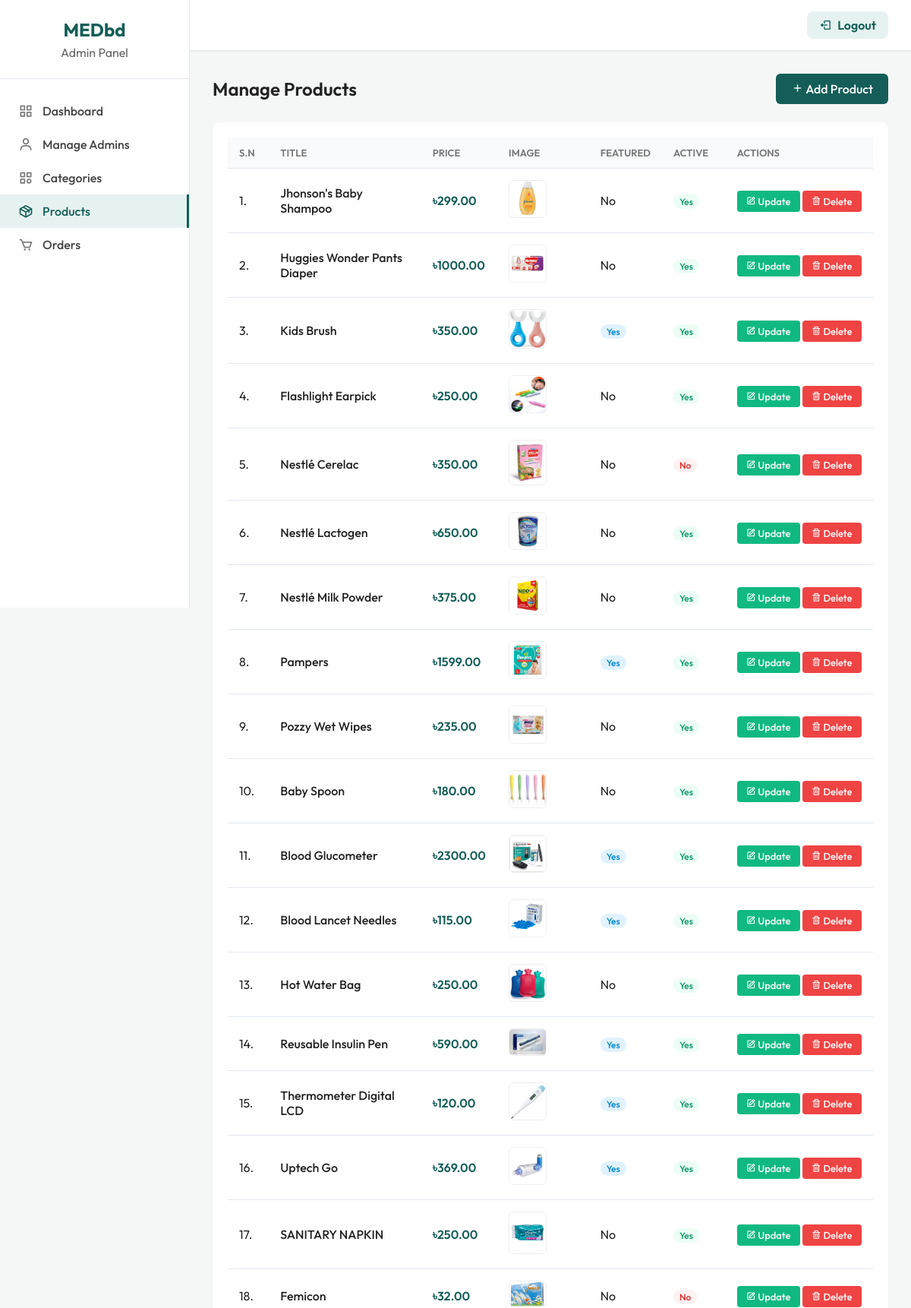
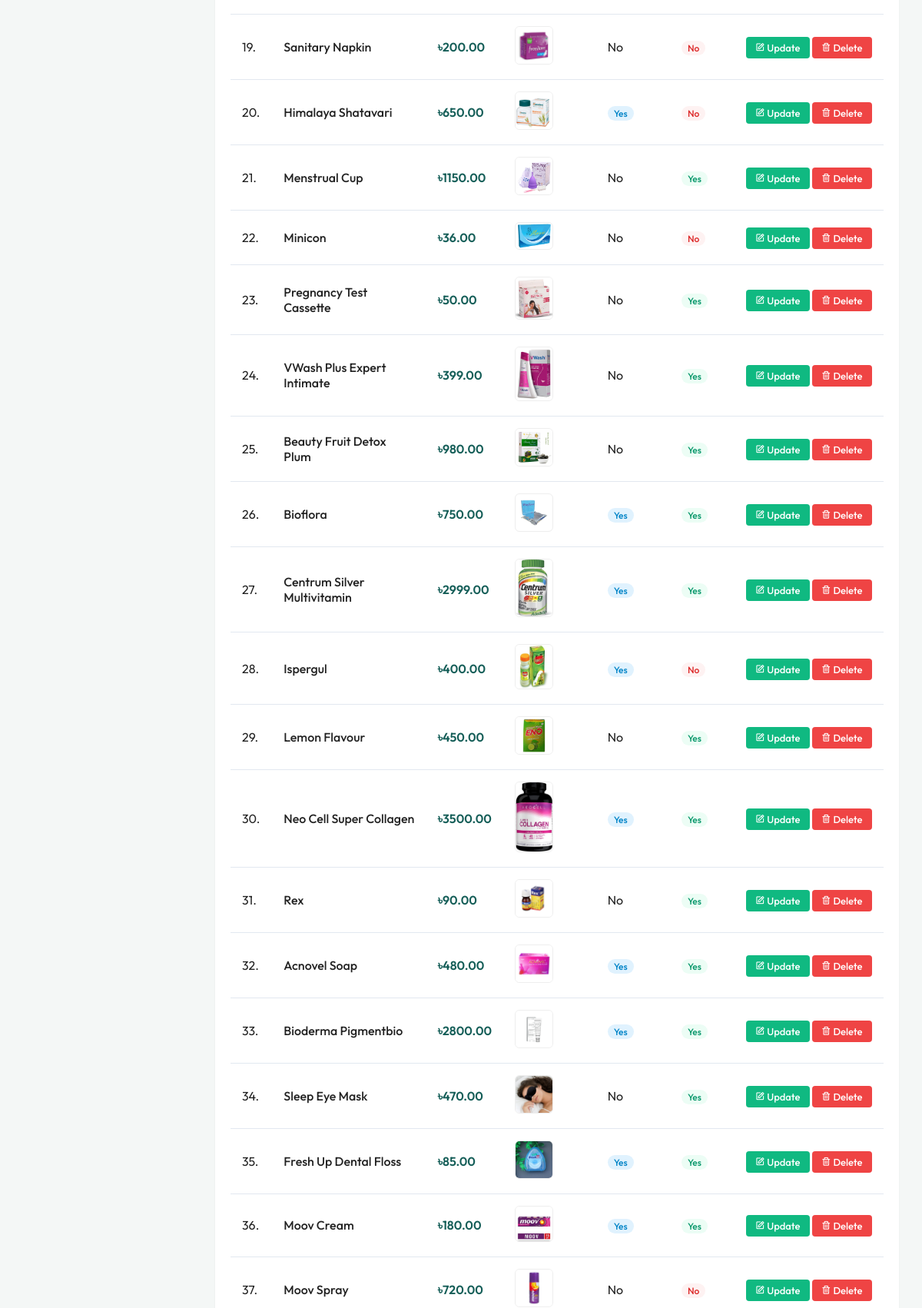
/admin/manage-product.php (signed in, upper part), run on the app's committed database (2 pictures, top to bottom).
### tables this page shows
CREATE TABLE `tbl_product` (
  `id` int(10) UNSIGNED NOT NULL,
  `title` varchar(150) NOT NULL,
  `description` text NOT NULL,
  `price` decimal(10,2) NOT NULL,
  `image_name` varchar(255) NOT NULL,
  `category_id` int(10) UNSIGNED NOT NULL,
  `featured` varchar(10) NOT NULL,
  `active` varchar(10) NOT NULL,
  `requires_prescription` varchar(10) DEFAULT 'No'
);

### admin/manage-product.php (the view, shortened to what this page needs)
<?php include('partials/menu.php') ?>
    <div class="wrapper">
        <div style="display: flex; justify-content: space-between; align-items: center; margin-bottom: 24px;">
            <h1 class="page-title" style="margin-bottom: 0;">Manage Products</h1>
            <a href="<?php echo SITEURL; ?>admin/add-product.php" class="btn-primary"><i class='bx bx-plus'></i> Add Product</a>
        </div>
        <div class="table-container">
            <table class="tbl-full">
                <thead>
                    <tr>
                        <th width="5%">S.N</th>
                        <th width="25%">Title</th>
                        <th width="10%">Price</th>
                        <th width="15%">Image</th>
                        <th width="10%">Featured</th>
                        <th width="10%">Active</th>
                        <th width="25%">Actions</th>
                    </tr>
                </thead>
                <tbody>
                <?php
                    $sql = "SELECT * FROM tbl_product";
                    $res = mysqli_query($conn, $sql);
                    $count = mysqli_num_rows($res);
                    $sn = 1;
                    if($count>0) {
                      while($row=mysqli_fetch_assoc($res)) {
                        $id = $row['id'];
                        $title = $row['title'];
                        $price = $row['price'];
                        $image_name = $row['image_name'];
                        $featured = $row['featured'];
                        $active = $row['active'];
                        ?>
                        <tr>
                            <td><?php echo $sn++;?>.</td>
                            <td style="font-weight: 500;"><?php echo $title;?></td>
                            <td style="font-weight: 600; color: var(--primary);">৳<?php echo $price;?></td>
                            <td>
                                <?php
                                if($image_name == "") {
                                  echo "<span style='color:#999; font-size:13px;'>No Image</span>";
                                } else {
                                ?>
                                <img src="<?php echo SITEURL;?>images/product/<?php echo $image_name;?>" width="50" style="border-radius:6px; border:1px solid #eee;">
                                <?php } ?>
                            </td>
                            <td>
                                <?php if($featured == 'Yes') echo "<span style='background:#e0f2fe; color:#0284c7; padding:2px 8px; border-radius:12px; font-size:12px; font-weight:500;'>Yes</span>"; else echo "No"; ?>
                            </td>
                            <td>
                                <?php if($active == 'Yes') echo "<span style='background:#ecfdf5; color:#059669; padding:2px 8px; border-radius:12px; font-size:12px; font-weight:500;'>Yes</span>"; else echo "<span style='background:#fef2f2; color:#dc2626; padding:2px 8px; border-radius:12px; font-size:12px; font-weight:500;'>No</span>"; ?>
                            </td>
                            <td>
                                <a href="<?php echo SITEURL; ?>admin/update-product.php?id=<?php echo $id; ?>" class="btn-secondary"><i class='bx bx-edit'></i> Update</a>
                                <a href="<?php echo SITEURL; ?>admin/delete-product.php?id=<?php echo $id; ?>&image_name=<?php echo $image_name; ?>" class="btn-danger"><i class='bx bx-trash'></i> Delete</a>
                            </td>
                        </tr>
                        <?php
                      }
                    } else {
                      echo "<tr><td colspan='7' style='text-align:center; padding:30px; color:#666;'>No products found.</td></tr>";
                    }
                ?>
                </tbody>
            </table>
        </div>
    </div>
<?php include('partials/footer.php') ?>

### css/admin.css (style rules this page uses)
:root { --primary: #155e58; --primary-light: #e6f2f1; --primary-hover: #0f4541; --secondary: #15c293; --dark: #222222; --text: #444444; --text-muted: #777777; --bg: #f4f7f6; --white: #ffffff; --border: #e2e8f0; --danger: #ef4444; --danger-hover: #dc2626; --success: #10b981; --sidebar-width: 250px; --shadow-sm: 0 1px 3px rgba(0,0,0,0.05); --shadow-md: 0 4px 6px -1px rgba(0,0,0,0.1); --radius: 8px; }
* { margin: 0; padding: 0; box-sizing: border-box; font-family: 'Outfit', sans-serif; }
body { background-color: var(--bg); color: var(--text); overflow-x: hidden; }
.wrapper { padding: 30px; flex: 1; max-width: 1200px; }
.page-title { color: var(--dark); font-size: 24px; margin-bottom: 24px; font-weight: 600; }
.table-container { background: var(--white); border-radius: var(--radius); box-shadow: var(--shadow-sm); overflow-x: auto; padding: 20px; }
.tbl-full { width: 100%; border-collapse: collapse; }
.tbl-full th { background: #f8fafc; color: var(--text-muted); font-weight: 600; text-transform: uppercase; font-size: 13px; padding: 12px 15px; text-align: left; border-bottom: 1px solid var(--border); }
.tbl-full td { padding: 15px; border-bottom: 1px solid var(--border); vertical-align: middle; color: var(--dark); }
.btn-primary { background: var(--primary); color: var(--white); padding: 10px 20px; border-radius: 6px; text-decoration: none; display: inline-block; font-weight: 500; border: none; cursor: pointer; transition: all 0.3s; }
.btn-secondary { background: var(--success); color: var(--white); padding: 6px 12px; border-radius: 4px; text-decoration: none; font-size: 13px; font-weight: 500; transition: all 0.3s; }
.btn-danger { background: var(--danger); color: var(--white); padding: 6px 12px; border-radius: 4px; text-decoration: none; font-size: 13px; font-weight: 500; transition: all 0.3s; }

### data on the page
tbl_product: title "Jhonson's Baby Shampoo", price "299.00", image_name (picture), featured "No", active "Yes"
tbl_product: title "Huggies Wonder Pants Diaper", price "1000.00", image_name (picture), featured "No", active "Yes"
tbl_product: title "Kids Brush", price "350.00", image_name (picture), featured "Yes", active "Yes"
tbl_product: title "Flashlight Earpick", price "250.00", image_name (picture), featured "No", active "Yes"
tbl_product: title "Nestlé Cerelac", price "350.00", image_name (picture), featured "No", active "No"
tbl_product: title "Nestlé Lactogen", price "650.00", image_name (picture), featured "No", active "Yes"
tbl_product: title "Nestlé Milk Powder", price "375.00", image_name (picture), featured "No", active "Yes"
tbl_product: title "Pampers", price "1599.00", image_name (picture), featured "Yes", active "Yes"
tbl_product: title "Pozzy Wet Wipes", price "235.00", image_name (picture), featured "No", active "Yes"
tbl_product: title "Baby Spoon", price "180.00", image_name (picture), featured "No", active "Yes"
tbl_product: title "Blood Glucometer", price "2300.00", image_name (picture), featured "Yes", active "Yes"
tbl_product: title "Blood Lancet Needles", price "115.00", image_name (picture), featured "Yes", active "Yes"
tbl_product: title "Hot Water Bag", price "250.00", image_name (picture), featured "No", active "Yes"
tbl_product: title "Reusable Insulin Pen", price "590.00", image_name (picture), featured "Yes", active "Yes"
tbl_product: title "Thermometer Digital LCD", price "120.00", image_name (picture), featured "Yes", active "Yes"
tbl_product: title "Uptech Go", price "369.00", image_name (picture), featured "Yes", active "Yes"
tbl_product: title "SANITARY NAPKIN", price "250.00", image_name (picture), featured "No", active "Yes"
tbl_product: title "Femicon", price "32.00", image_name (picture), featured "No", active "No"
tbl_product: title "Sanitary Napkin", price "200.00", image_name (picture), featured "No", active "No"
tbl_product: title "Himalaya Shatavari", price "650.00", image_name (picture), featured "Yes", active "No"
tbl_product: title "Menstrual Cup", price "1150.00", image_name (picture), featured "No", active "Yes"
tbl_product: title "Minicon", price "36.00", image_name (picture), featured "No", active "No"
tbl_product: title "Pregnancy Test Cassette", price "50.00", image_name (picture), featured "No", active "Yes"
tbl_product: title "VWash Plus Expert Intimate", price "399.00", image_name (picture), featured "No", active "Yes"
tbl_product: title "Beauty Fruit Detox Plum", price "980.00", image_name (picture), featured "No", active "Yes"
tbl_product: title "Bioflora", price "750.00", image_name (picture), featured "Yes", active "Yes"
tbl_product: title "Centrum Silver Multivitamin", price "2999.00", image_name (picture), featured "Yes", active "Yes"
tbl_product: title "Ispergul", price "400.00", image_name (picture), featured "Yes", active "No"
tbl_product: title "Lemon Flavour", price "450.00", image_name (picture), featured "No", active "Yes"
tbl_product: title "Neo Cell Super Collagen", price "3500.00", image_name (picture), featured "Yes", active "Yes"
tbl_product: title "Rex", price "90.00", image_name (picture), featured "No", active "Yes"
tbl_product: title "Acnovel Soap", price "480.00", image_name (picture), featured "Yes", active "Yes"
tbl_product: title "Bioderma Pigmentbio", price "2800.00", image_name (picture), featured "Yes", active "Yes"
tbl_product: title "Sleep Eye Mask", price "470.00", image_name (picture), featured "No", active "Yes"
tbl_product: title "Fresh Up Dental Floss", price "85.00", image_name (picture), featured "Yes", active "Yes"
tbl_product: title "Moov Cream", price "180.00", image_name (picture), featured "Yes", active "Yes"
tbl_product: title "Moov Spray", price "720.00", image_name (picture), featured "No", active "No"
